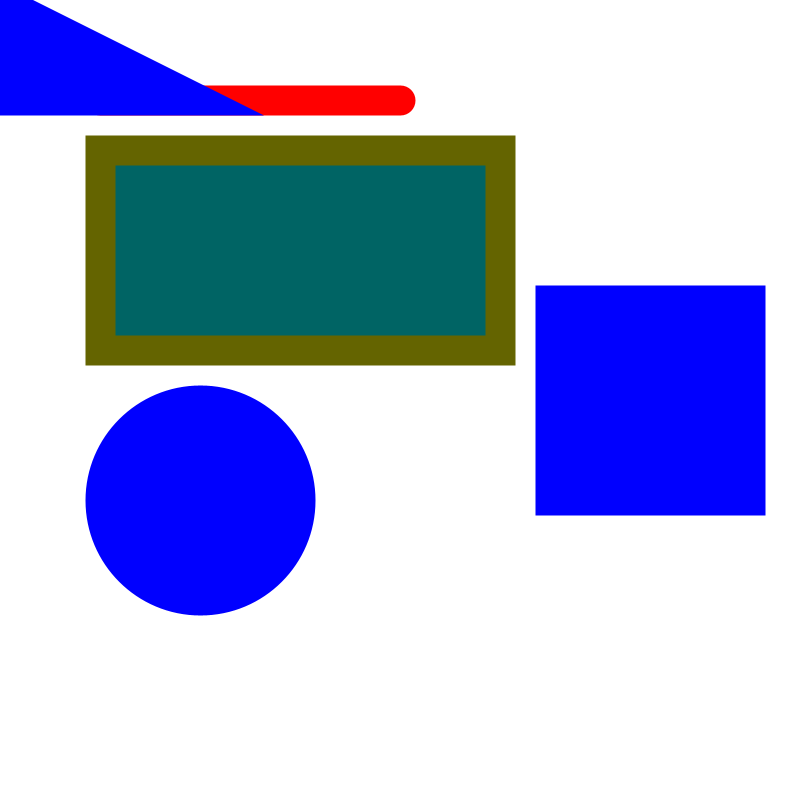
Frame 1 (no input)
Frame 60 (the mouse pressed at the canvas centre just before this capture): identical to frame 1, image omitted
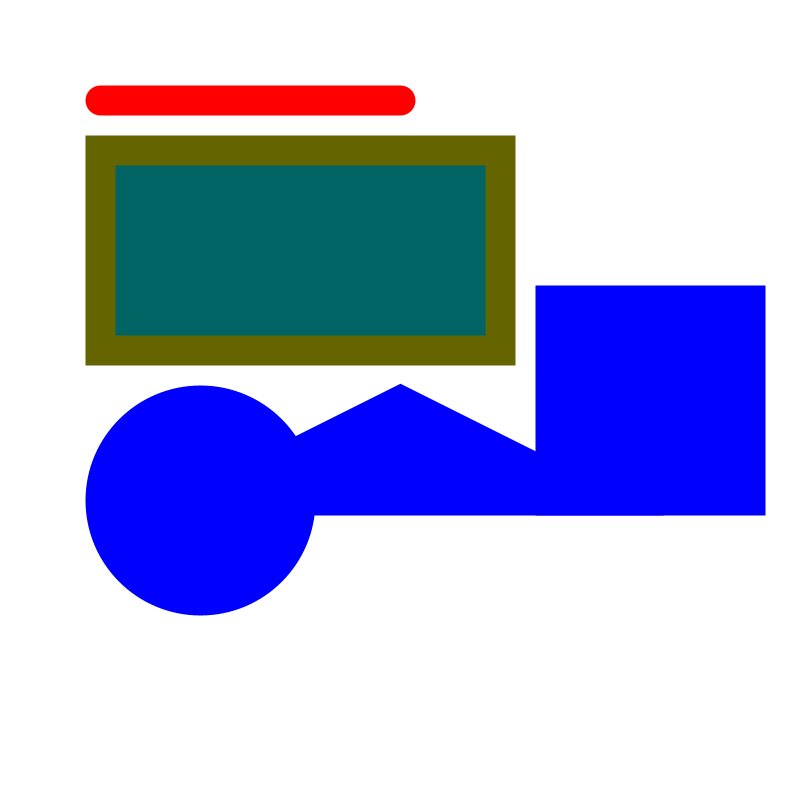
Frame 120 (the mouse held since frame 60 and released just before this capture)

The Processing sketch that drew these frames (run headless with seeded random() and noise(); from frame 60 on, the mouse is pressed at the canvas centre):

// Processing sketch: processing_74175
// ── processing_74175.pde

int circleX=200;
int circleY= 500;
int rectX= 550;
int rectY=300;
int rectX1=100;
int rectY1=150;
int circleSize=200;

// setup the skecth, this runs once.
void setup(){
  size (800,800);
  background (255);
  stroke (0);
  fill (255);
}

// draw shapes 
 void draw(){
   background (255);
   strokeWeight (30); // increases the stroke of the line.
   stroke (255,0,0);// Red color
   line (100,100,400,100);
  
   fill(0,rectX1,rectX1);
   stroke (rectX1,rectX1,0);
   rect (rectX1,rectY1,400,200);
   
   
   fill(0,0,255);
   stroke (0,0,255);
   ellipse (circleX,circleY,circleSize,circleSize);
   
   rect (rectX,rectY,200,200);
  
   
   triangle (mouseX,mouseY,mouseX-200,mouseY+100,mouseX+200,mouseY+100);// trinangle follows the cursor.
   
 }
 
